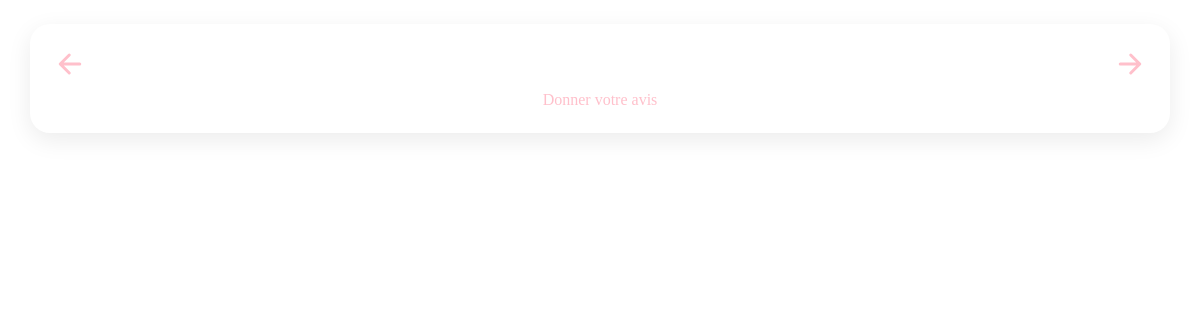
/vue/avis.php, run on an earlier commit of the app's database.
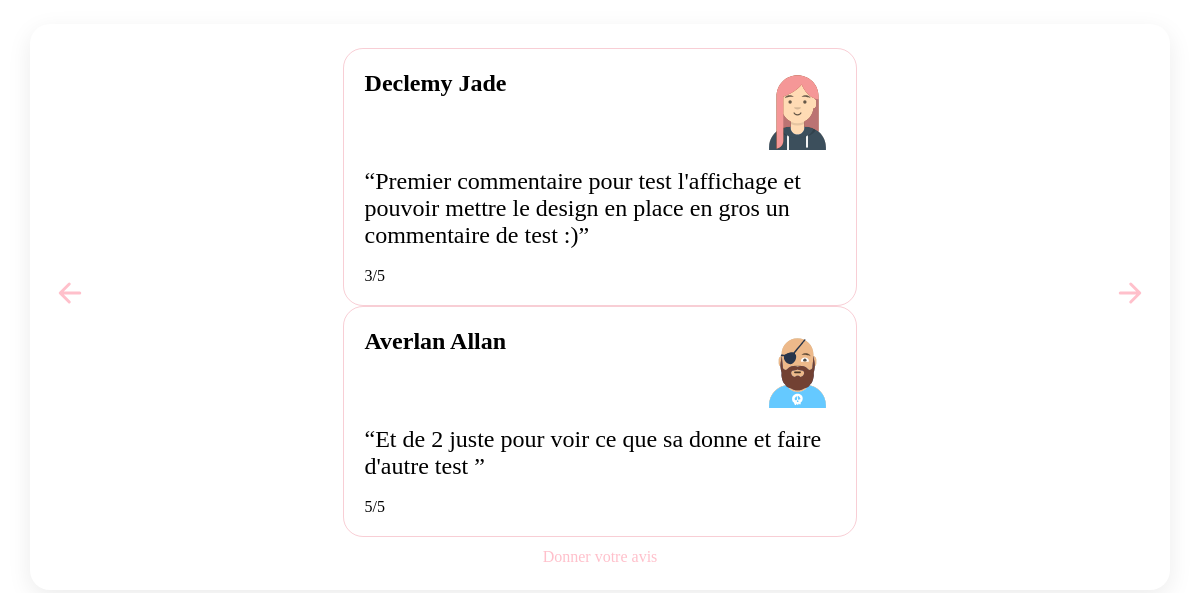
And on a later commit of the database.
### tables this page shows
CREATE TABLE `commentaire` (
  `id_commentaire` int(11) NOT NULL,
  `id_utilisateur` int(11) NOT NULL,
  `commentaire` text NOT NULL,
  `note` int(11) NOT NULL
);

CREATE TABLE `utilisateur` (
  `id_utilisateur` int(11) NOT NULL,
  `nom_utilisateur` varchar(255) DEFAULT NULL,
  `prenom_utilisateur` varchar(255) DEFAULT NULL,
  `mail_utilisateur` varchar(255) NOT NULL,
  `motdepasse` text NOT NULL,
  `civilite_utilisateur` varchar(255) DEFAULT NULL,
  `admin` tinyint(4) NOT NULL DEFAULT '0',
  `validation` tinyint(4) NOT NULL DEFAULT '0',
  `tel_utilisateur` varchar(255) DEFAULT NULL,
  `adresse_utilisateur` varchar(255) DEFAULT NULL,
  `code_postal` varchar(255) DEFAULT NULL,
  `ville` varchar(255) DEFAULT NULL,
  `pays` varchar(255) DEFAULT NULL,
  `fidelite` float DEFAULT NULL,
  `user_img` varchar(255) NOT NULL DEFAULT 'f_rose.svg'
);

### vue/avis.php (the view, shortened to what this page needs)
<?php
if ($_SERVER['SERVER_NAME'] == "localhost") {
    $path = "http://" . $_SERVER['SERVER_NAME'] . "/OsirisCandles";
} else {
    $path = "https://" . $_SERVER['SERVER_NAME'];
}
?>
<?php
require_once('./bdd/connect_inc.php');
?>
<head>
    <link rel="stylesheet" href="<?php echo $path ?>/css/avis.css">
</head>
<body>
    <div id="avis">
        <div class="slider">
            <div class="prec" onclick="ChangeSlide(-1)">
                <ion-icon size="large" name="arrow-back"></ion-icon>
            </div>
            <div id="comm">
                <div>
                    <?php
                    foreach ($pdo->query("SELECT * FROM `utilisateur` WHERE 1") as $key => $row) {
                        foreach ($pdo->query("SELECT * FROM `commentaire` WHERE id_utilisateur=" . $row['id_utilisateur']) as $key2 => $row2) {
                            echo "
                            <div class='commentaires'>
                                <div id='perso'>
                                    <h2>" . $row['nom_utilisateur'] . ' ' . $row['prenom_utilisateur'] . "</h2>
                                    <input type='hidden' value='" . $row['id_utilisateur'] . "' name='id_utilisateur'>
                                    <img src='" . $path . "/res/img/avatar/" . $row['user_img'] . "' alt='Image'>
                                    <input type='hidden' value='" . $row['user_img'] . "' name='user_img'>
                                </div>
                                <br>
                                <q class='fp'>" .  $row2['commentaire'] .  "</q>
                                <input type='hidden' value='" . $row2['commentaire'] . "' name='commentaire'>
                                <br>
                                <p>" . $row2['note'] . "/5</p>
                                <input type='hidden' value='" . $row2['note'] . "' name='note'>
                            </div>
                            ";
                        }
                    }
                    ?>
                </div>
            </div>
            <div class="suivre" onclick="ChangeSlide(1)">
                <ion-icon size="large" name="arrow-forward"></ion-icon>
            </div>
        </div>
        <div id="write_com">
            <a href="<?php echo $path ?>/controleur/commentaire.php">Donner votre avis</a>
        </div>
    </div>
</body>

What changed in the data, as far as the page shows it:
added commentaire: id_utilisateur.nom_utilisateur "Declemy", id_utilisateur.prenom_utilisateur "Jade", id_utilisateur.user_img (picture), commentaire "Premier commentaire pour test l'affichage et pouvoir mettre le design en place en gros un commentaire de test :)", note "3"
added commentaire: id_utilisateur.nom_utilisateur "Averlan", id_utilisateur.prenom_utilisateur "Allan", id_utilisateur.user_img (picture), commentaire "Et de 2 juste pour voir ce que sa donne et faire d'autre test", note "5"
